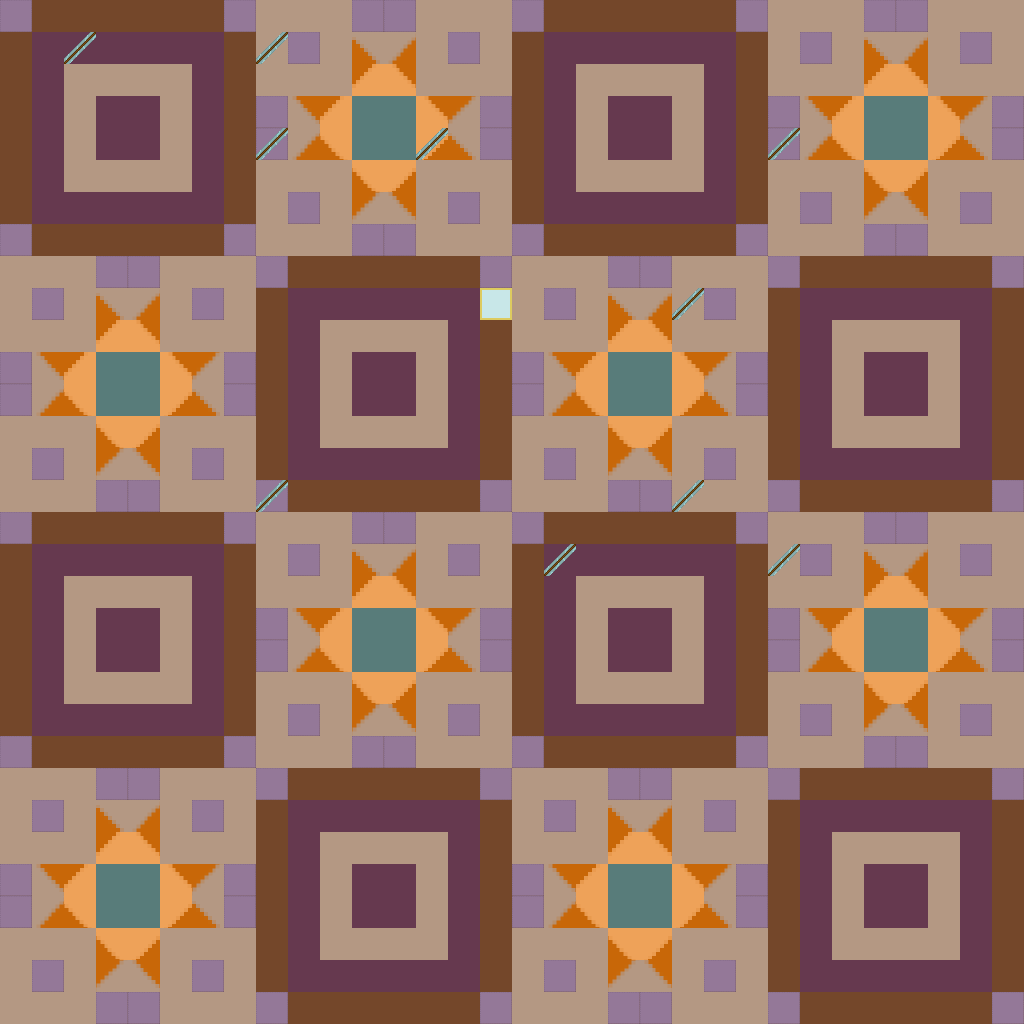

A 2D game scene composited from a Tiled map and its tileset images. What follows is a short description and the map's XML, with every tile layer's data as written:
An orthogonal 32x32 tile map with 32x32 px tiles, 2 tile layers (Tile Layer 1, Tile Layer 2), 2 tilesets.

<map version="1.2" tiledversion="1.2.0" orientation="orthogonal" renderorder="right-down" width="32" height="32" tilewidth="32" tileheight="32" infinite="0" nextlayerid="4" nextobjectid="1">
 <tileset firstgid="1" source="MapTileSet.tsx" />
 <tileset firstgid="17" source="TileSet.tsx" />
 <layer id="1" name="Tile Layer 1" width="32" height="32">
  <data encoding="csv">
4,2,2,2,2,2,2,4,5,5,5,4,4,5,5,5,4,2,2,2,2,2,2,4,5,5,5,4,4,5,5,5,
2,3,3,3,3,3,3,2,5,4,5,9,12,5,4,5,2,3,3,3,3,3,3,2,5,4,5,9,12,5,4,5,
2,3,5,5,5,5,3,2,5,5,5,14,15,5,5,5,2,3,5,5,5,5,3,2,5,5,5,14,15,5,5,5,
2,3,5,3,3,5,3,2,4,11,14,7,7,15,10,4,2,3,5,3,3,5,3,2,4,11,14,7,7,15,10,4,
2,3,5,3,3,5,3,2,4,12,13,7,7,16,9,4,2,3,5,3,3,5,3,2,4,12,13,7,7,16,9,4,
2,3,5,5,5,5,3,2,5,5,5,13,16,5,5,5,2,3,5,5,5,5,3,2,5,5,5,13,16,5,5,5,
2,3,3,3,3,3,3,2,5,4,5,10,11,5,4,5,2,3,3,3,3,3,3,2,5,4,5,10,11,5,4,5,
4,2,2,2,2,2,2,4,5,5,5,4,4,5,5,5,4,2,2,2,2,2,2,4,5,5,5,4,4,5,5,5,
5,5,5,4,4,5,5,5,4,2,2,2,2,2,2,4,5,5,5,4,4,5,5,5,4,2,2,2,2,2,2,4,
5,4,5,9,12,5,4,5,2,3,3,3,3,3,3,2,5,4,5,9,12,5,4,5,2,3,3,3,3,3,3,2,
5,5,5,14,15,5,5,5,2,3,5,5,5,5,3,2,5,5,5,14,15,5,5,5,2,3,5,5,5,5,3,2,
4,11,14,7,7,15,10,4,2,3,5,3,3,5,3,2,4,11,14,7,7,15,10,4,2,3,5,3,3,5,3,2,
4,12,13,7,7,16,9,4,2,3,5,3,3,5,3,2,4,12,13,7,7,16,9,4,2,3,5,3,3,5,3,2,
5,5,5,13,16,5,5,5,2,3,5,5,5,5,3,2,5,5,5,13,16,5,5,5,2,3,5,5,5,5,3,2,
5,4,5,10,11,5,4,5,2,3,3,3,3,3,3,2,5,4,5,10,11,5,4,5,2,3,3,3,3,3,3,2,
5,5,5,4,4,5,5,5,4,2,2,2,2,2,2,4,5,5,5,4,4,5,5,5,4,2,2,2,2,2,2,4,
4,2,2,2,2,2,2,4,5,5,5,4,4,5,5,5,4,2,2,2,2,2,2,4,5,5,5,4,4,5,5,5,
2,3,3,3,3,3,3,2,5,4,5,9,12,5,4,5,2,3,3,3,3,3,3,2,5,4,5,9,12,5,4,5,
2,3,5,5,5,5,3,2,5,5,5,14,15,5,5,5,2,3,5,5,5,5,3,2,5,5,5,14,15,5,5,5,
2,3,5,3,3,5,3,2,4,11,14,7,7,15,10,4,2,3,5,3,3,5,3,2,4,11,14,7,7,15,10,4,
2,3,5,3,3,5,3,2,4,12,13,7,7,16,9,4,2,3,5,3,3,5,3,2,4,12,13,7,7,16,9,4,
2,3,5,5,5,5,3,2,5,5,5,13,16,5,5,5,2,3,5,5,5,5,3,2,5,5,5,13,16,5,5,5,
2,3,3,3,3,3,3,2,5,4,5,10,11,5,4,5,2,3,3,3,3,3,3,2,5,4,5,10,11,5,4,5,
4,2,2,2,2,2,2,4,5,5,5,4,4,5,5,5,4,2,2,2,2,2,2,4,5,5,5,4,4,5,5,5,
5,5,5,4,4,5,5,5,4,2,2,2,2,2,2,4,5,5,5,4,4,5,5,5,4,2,2,2,2,2,2,4,
5,4,5,9,12,5,4,5,2,3,3,3,3,3,3,2,5,4,5,9,12,5,4,5,2,3,3,3,3,3,3,2,
5,5,5,14,15,5,5,5,2,3,5,5,5,5,3,2,5,5,5,14,15,5,5,5,2,3,5,5,5,5,3,2,
4,11,14,7,7,15,10,4,2,3,5,3,3,5,3,2,4,11,14,7,7,15,10,4,2,3,5,3,3,5,3,2,
4,12,13,7,7,16,9,4,2,3,5,3,3,5,3,2,4,12,13,7,7,16,9,4,2,3,5,3,3,5,3,2,
5,5,5,13,16,5,5,5,2,3,5,5,5,5,3,2,5,5,5,13,16,5,5,5,2,3,5,5,5,5,3,2,
5,4,5,10,11,5,4,5,2,3,3,3,3,3,3,2,5,4,5,10,11,5,4,5,2,3,3,3,3,3,3,2,
5,5,5,4,4,5,5,5,4,2,2,2,2,2,2,4,5,5,5,4,4,5,5,5,4,2,2,2,2,2,2,4
</data>
 </layer>
 <layer id="3" name="Tile Layer 2" width="32" height="32">
  <data encoding="csv">
0,0,0,0,0,0,0,0,0,0,0,0,0,0,0,0,0,0,0,0,0,0,0,0,0,0,0,0,0,0,0,0,
0,0,18,0,0,0,0,0,18,0,0,0,0,0,0,0,0,0,0,0,0,0,0,0,0,0,0,0,0,0,0,0,
0,0,0,0,0,0,0,0,0,0,0,0,0,0,0,0,0,0,0,0,0,0,0,0,0,0,0,0,0,0,0,0,
0,0,0,0,0,0,0,0,0,0,0,0,0,0,0,0,0,0,0,0,0,0,0,0,0,0,0,0,0,0,0,0,
0,0,0,0,0,0,0,0,18,0,0,0,0,18,0,0,0,0,0,0,0,0,0,0,18,0,0,0,0,0,0,0,
0,0,0,0,0,0,0,0,0,0,0,0,0,0,0,0,0,0,0,0,0,0,0,0,0,0,0,0,0,0,0,0,
0,0,0,0,0,0,0,0,0,0,0,0,0,0,0,0,0,0,0,0,0,0,0,0,0,0,0,0,0,0,0,0,
0,0,0,0,0,0,0,0,0,0,0,0,0,0,0,0,0,0,0,0,0,0,0,0,0,0,0,0,0,0,0,0,
0,0,0,0,0,0,0,0,0,0,0,0,0,0,0,0,0,0,0,0,0,0,0,0,0,0,0,0,0,0,0,0,
0,0,0,0,0,0,0,0,0,0,0,0,0,0,0,17,0,0,0,0,0,18,0,0,0,0,0,0,0,0,0,0,
0,0,0,0,0,0,0,0,0,0,0,0,0,0,0,0,0,0,0,0,0,0,0,0,0,0,0,0,0,0,0,0,
0,0,0,0,0,0,0,0,0,0,0,0,0,0,0,0,0,0,0,0,0,0,0,0,0,0,0,0,0,0,0,0,
0,0,0,0,0,0,0,0,0,0,0,0,0,0,0,0,0,0,0,0,0,0,0,0,0,0,0,0,0,0,0,0,
0,0,0,0,0,0,0,0,0,0,0,0,0,0,0,0,0,0,0,0,0,0,0,0,0,0,0,0,0,0,0,0,
0,0,0,0,0,0,0,0,0,0,0,0,0,0,0,0,0,0,0,0,0,0,0,0,0,0,0,0,0,0,0,0,
0,0,0,0,0,0,0,0,18,0,0,0,0,0,0,0,0,0,0,0,0,18,0,0,0,0,0,0,0,0,0,0,
0,0,0,0,0,0,0,0,0,0,0,0,0,0,0,0,0,0,0,0,0,0,0,0,0,0,0,0,0,0,0,0,
0,0,0,0,0,0,0,0,0,0,0,0,0,0,0,0,0,18,0,0,0,0,0,0,18,0,0,0,0,0,0,0,
0,0,0,0,0,0,0,0,0,0,0,0,0,0,0,0,0,0,0,0,0,0,0,0,0,0,0,0,0,0,0,0,
0,0,0,0,0,0,0,0,0,0,0,0,0,0,0,0,0,0,0,0,0,0,0,0,0,0,0,0,0,0,0,0,
0,0,0,0,0,0,0,0,0,0,0,0,0,0,0,0,0,0,0,0,0,0,0,0,0,0,0,0,0,0,0,0,
0,0,0,0,0,0,0,0,0,0,0,0,0,0,0,0,0,0,0,0,0,0,0,0,0,0,0,0,0,0,0,0,
0,0,0,0,0,0,0,0,0,0,0,0,0,0,0,0,0,0,0,0,0,0,0,0,0,0,0,0,0,0,0,0,
0,0,0,0,0,0,0,0,0,0,0,0,0,0,0,0,0,0,0,0,0,0,0,0,0,0,0,0,0,0,0,0,
0,0,0,0,0,0,0,0,0,0,0,0,0,0,0,0,0,0,0,0,0,0,0,0,0,0,0,0,0,0,0,0,
0,0,0,0,0,0,0,0,0,0,0,0,0,0,0,0,0,0,0,0,0,0,0,0,0,0,0,0,0,0,0,0,
0,0,0,0,0,0,0,0,0,0,0,0,0,0,0,0,0,0,0,0,0,0,0,0,0,0,0,0,0,0,0,0,
0,0,0,0,0,0,0,0,0,0,0,0,0,0,0,0,0,0,0,0,0,0,0,0,0,0,0,0,0,0,0,0,
0,0,0,0,0,0,0,0,0,0,0,0,0,0,0,0,0,0,0,0,0,0,0,0,0,0,0,0,0,0,0,0,
0,0,0,0,0,0,0,0,0,0,0,0,0,0,0,0,0,0,0,0,0,0,0,0,0,0,0,0,0,0,0,0,
0,0,0,0,0,0,0,0,0,0,0,0,0,0,0,0,0,0,0,0,0,0,0,0,0,0,0,0,0,0,0,0,
0,0,0,0,0,0,0,0,0,0,0,0,0,0,0,0,0,0,0,0,0,0,0,0,0,0,0,0,0,0,0,0
</data>
 </layer>
</map>
